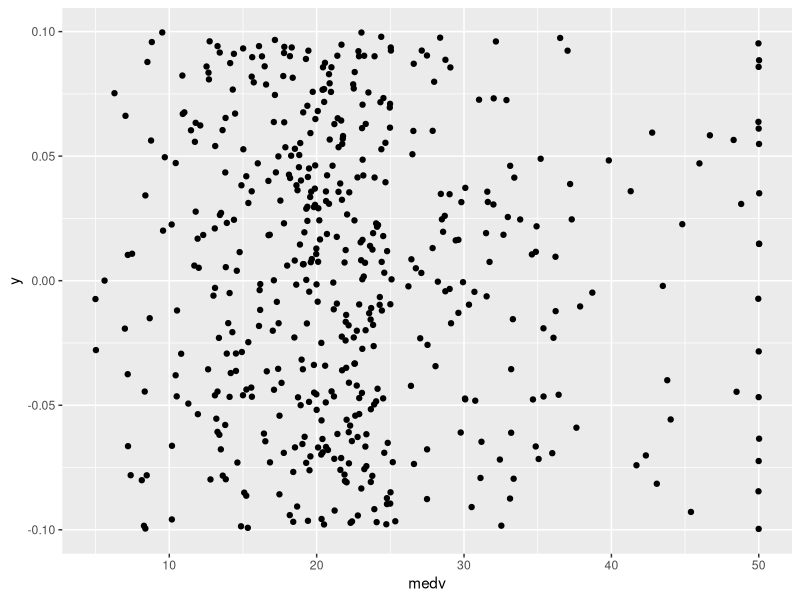

Generate this figure with R:
library("MASS") # for Boston Housing data
library("ggplot2")
d <- ggplot(Boston, aes(x=medv, y=0)) 
d + geom_point(position=position_jitter(height=0.1))
